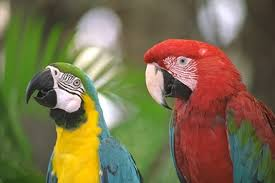
#> input picture SSS_IPPR/SSS_IPPR/7.jpg, 275 x 183 px
$ python 7.py
#> lines starting #> are read from the running program, lines starting #| are printed output that depends on the picture
import cv2
import numpy as np
import matplotlib.pyplot as plt

# Load the image
image = cv2.imread('7.jpg')
#> image is the input picture: shape (183, 275, 3); mean B, G, R 76.3, 109.9, 121.9

# Split the image into RGB channels
b, g, r = cv2.split(image)
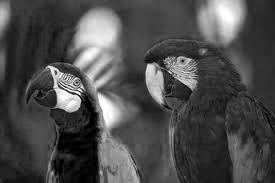
#> b: shape (183, 275); min 0, max 255, mean 76.3
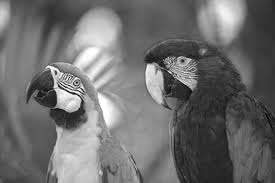
#> g: shape (183, 275); min 0, max 255, mean 109.9
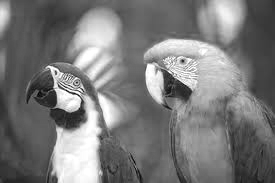
#> r: shape (183, 275); min 0, max 255, mean 121.9

# Compute histograms
histogram_b = cv2.calcHist([b], [0], None, [256], [0, 256])
#> histogram_b = 256 values, max 1022 at index 47, min 15 at index 254, mean 196.6
histogram_g = cv2.calcHist([g], [0], None, [256], [0, 256])
#> histogram_g = 256 values, max 646 at index 93, min 0 at index 1, mean 196.6
histogram_r = cv2.calcHist([r], [0], None, [256], [0, 256])
#> histogram_r = 256 values, max 678 at index 95, min 0 at index 1, mean 196.6

# Plot the histograms
plt.figure(figsize=(8, 6))
plt.subplot(3, 1, 1)
plt.plot(histogram_b, color='b')
plt.title('Histogram - Blue Channel')
plt.xlabel('Pixel Intensity')
plt.ylabel('Frequency')

plt.subplot(3, 1, 2)
plt.plot(histogram_g, color='g')
plt.title('Histogram - Green Channel')
plt.xlabel('Pixel Intensity')
plt.ylabel('Frequency')

plt.subplot(3, 1, 3)
plt.plot(histogram_r, color='r')
plt.title('Histogram - Red Channel')
plt.xlabel('Pixel Intensity')
plt.ylabel('Frequency')

plt.tight_layout()
plt.show()
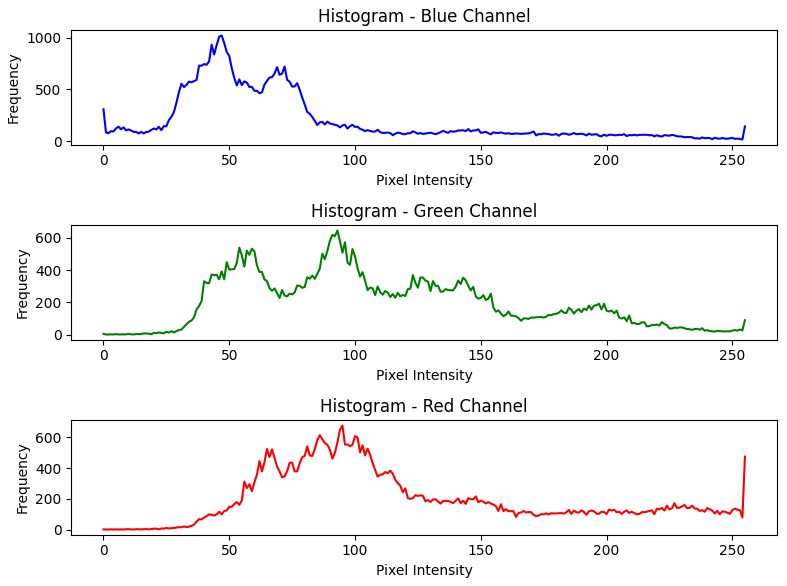
#> figure drawn by matplotlib, 3 panels; panel 1: curve peaks at x = 47, y = 1022; panel 2: curve peaks at x = 93, y = 646; panel 3: curve peaks at x = 95, y = 678
